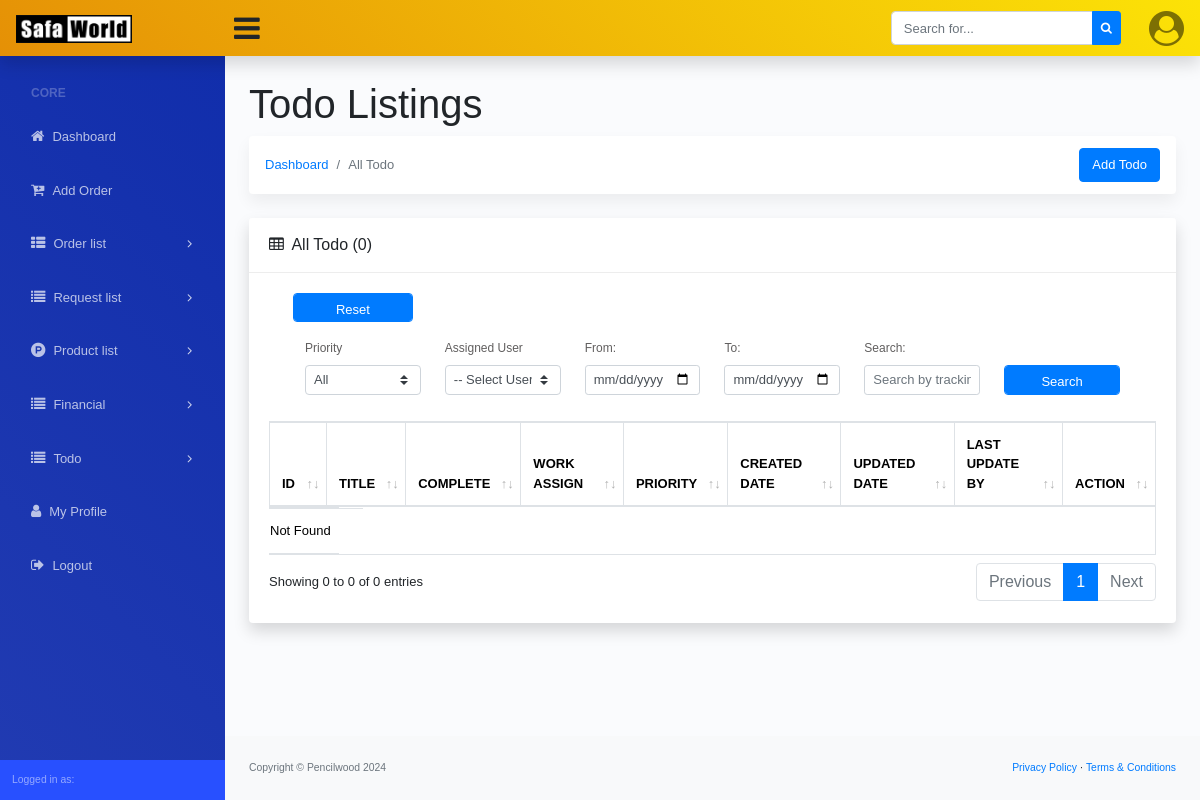
Before: /todos/ with the older database file.
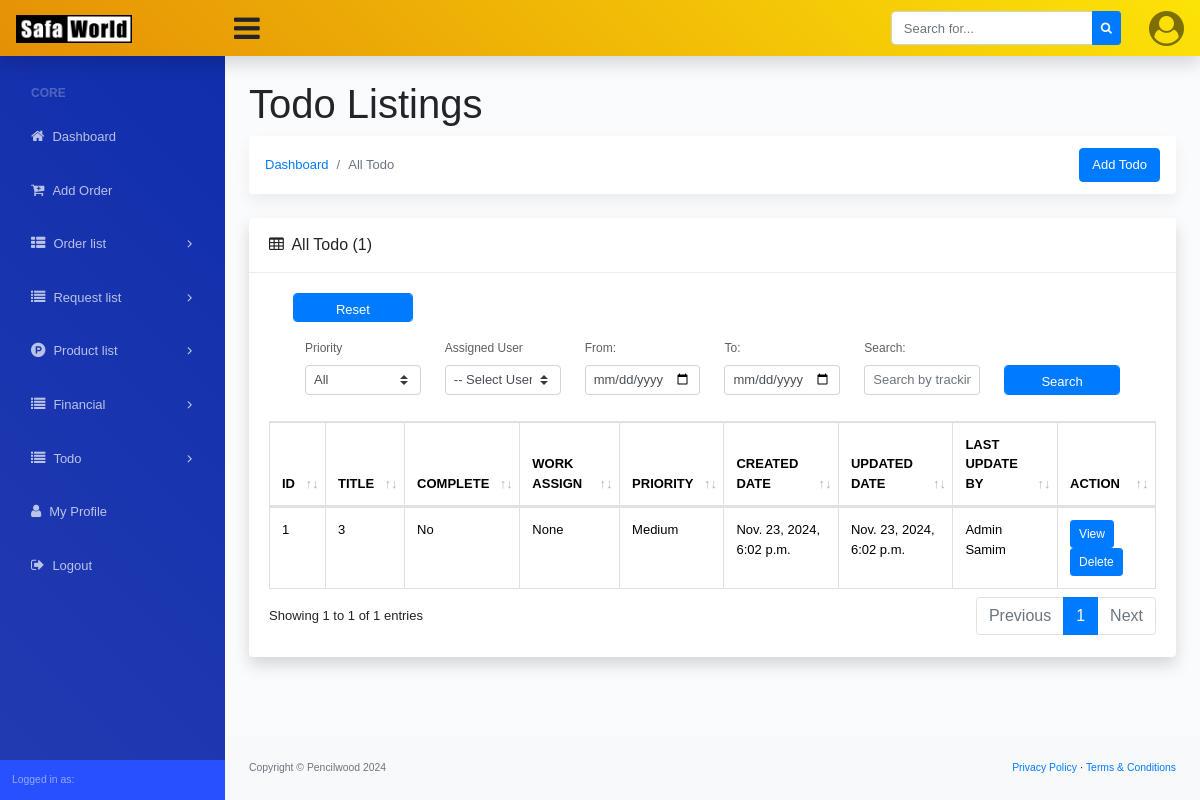
After: the same page with the newer database file.
### dashboard/models.py (models this page shows, shortened)
class Todo(models.Model):
    PRIORITY_CHOICES = (
        ('Low', 'Low'),
        ('Medium', 'Medium'),
        ('High', 'High'),
    )
    title = models.CharField(max_length=255)
    priority = models.CharField(max_length=10, choices=PRIORITY_CHOICES, default='Medium')
    details = models.TextField(blank=True, null=True)
    work_assign = models.ForeignKey(Custom_User, on_delete=models.DO_NOTHING, blank=True, null=True, related_name='todo_assign')
    is_complete = models.BooleanField(default=False)
    create_date = models.DateTimeField(auto_now_add=True)
    update_date = models.DateTimeField(auto_now=True)
    last_update_user = models.ForeignKey(Custom_User, on_delete=models.DO_NOTHING, blank=True, null=True, related_name='todo_last_update_user')
    class Meta:
        ordering = ['-update_date']

### account/models.py (models this page shows)
class Custom_User(AbstractUser):
    USER_TYPE = (
        ('Admin', 'Admin'),
        ('Staff', 'Staff'),
        ('Factory Staff', 'Factory Staff'),
    )
    user_type = models.CharField(max_length=20, choices=USER_TYPE, blank=True, null=True)
    email = models.EmailField(("email address"), blank=True, unique=True)
    phone_number = models.CharField(max_length=14, blank=True, null=True)
    profile_picture = models.ImageField(upload_to='profile-picture/', blank=True, null=True)
    USERNAME_FIELD = "email"
    REQUIRED_FIELDS = ["username"]
    def __str__(self) -> str:
        return f'{self.first_name} {self.last_name}' if self.first_name else f'{self.username} | {self.email}'

### dashboard/views.py (the view, shortened to what this page needs)
# urls.py: path('todos/', TodoListView.as_view(), name='todo_list'),
class TodoListView(ListView):
    model = Todo
    template_name = 'todo/todo_list.html'
    context_object_name = 'todos'
    paginate_by = 15
    def get_queryset(self):
        queryset = super().get_queryset()
        priority = self.request.GET.get('priority')
        is_complete = self.request.GET.get('is_complete')
        start_date = self.request.GET.get('start_date')
        end_date = self.request.GET.get('end_date')
        search_query = self.request.GET.get('search')
        work_assign = self.request.GET.get('work_assign')
        if priority and priority != 'All':
            queryset = queryset.filter(priority=priority)
        if is_complete:
            queryset = queryset.filter(is_complete=is_complete)
        if start_date:
            start_date = parse_date(start_date)
            queryset = queryset.filter(create_date__gte=start_date)
        if end_date:
            end_date = parse_date(end_date)
            queryset = queryset.filter(create_date__lte=end_date)
        if work_assign:
            queryset = queryset.filter(work_assign_id=work_assign)
        return queryset
    def get_context_data(self, **kwargs):
        context = super().get_context_data(**kwargs)
        context['form'] = TodoForm()
        context['work_assign_choices'] = Custom_User.objects.all()
        return context

### dashboard/context_processor.py (called while the page is built)
def website_settings(request):
    website_setting = Site_Settings.objects.all().first()
    return {'website_setting': website_setting}

### templates/todo/todo_list.html (shortened to what the changed rows need)
{% extends '../base.html' %}
{% block dashboard_body %}
<main>
    <div class="container-fluid">
        <h1 class="mt-4">Todo Listings</h1>
        <div class="row">
            <div class="col-xl-12">
                <div class="card mb-4">
                    <div class="card-header">
                        <i class="fa fa-table mr-1"></i>
                        All Todo ({{page_obj.paginator.count}})
                    </div>
                    <div class="card-body">
                        <div class="table-responsive">
                            <div id="dataTable_wrapper" class="dataTables_wrapper dt-bootstrap4 no-footer">
                                <div class="row">
                                    <div class="col-sm-12">
                                        <table class="table table-bordered dataTable no-footer" id="dataTable"
                                            width="100%" cellspacing="0" role="grid" aria-describedby="dataTable_info"
                                            style="width: 100%;">
                                            <thead>
                                                <tr class="text-uppercase" role="row">
                                                    <th class="sorting" tabindex="0" aria-controls="dataTable"
                                                        rowspan="1" colspan="1"
                                                        aria-label="ID: activate to sort column ascending"
                                                        style="width: fixed;">ID</th>
                                                    <th class="sorting" tabindex="0" aria-controls="dataTable"
                                                        rowspan="1" colspan="1"
                                                        aria-label="Title: activate to sort column ascending">Title
                                                    </th>
                                                    <th class=" sorting" tabindex="0" aria-controls="dataTable"
                                                        rowspan="1" colspan="1"
                                                        aria-label="Complete: activate to sort column ascending">Complete
                                                    </th>
                                                    <th class=" sorting" tabindex="0" aria-controls="dataTable"
                                                        rowspan="1" colspan="1"
                                                        aria-label="Work Assign: activate to sort column ascending">Work Assign
                                                    </th>
                                                    <th class=" sorting" tabindex="0" aria-controls="dataTable"
                                                        rowspan="1" colspan="1"
                                                        aria-label="Priority: activate to sort column ascending">Priority
                                                    </th>
                                                    <th class=" sorting" tabindex="0" aria-controls="dataTable"
                                                        rowspan="1" colspan="1"
                                                        aria-label="Created Date: activate to sort column ascending">
                                                        Created Date</th>
                                                    <th class=" sorting" tabindex="0" aria-controls="dataTable"
                                                        rowspan="1" colspan="1"
                                                        aria-label="Updated Date: activate to sort column ascending">
                                                        Updated Date</th>
                                                    <th class=" sorting" tabindex="0" aria-controls="dataTable"
                                                        rowspan="1" colspan="1"
                                                        aria-label="Last Update By: activate to sort column ascending">
                                                        Last Update By</th>
                                                    <th class="sorting" tabindex="0" aria-controls="dataTable"
                                                        rowspan="1" colspan="1"
                                                        aria-label="Action: activate to sort column ascending">Action
                                                    </th>
                                                </tr>
                                            </thead>
                                            <tbody>
                                                {% if todos %}
                                                {% for todo in todos %}
                                                <tr role="row" class="odd">
                                                    <td>
                                                        {{todo.id}}
                                                    </td>
                                                    <td>
                                                        {{todo.title}}
                                                    </td>
                                                    <td>
                                                        {%if todo.is_complete == True %}
                                                        Yes
                                                        {% else %}
                                                        No
                                                        {% endif %}
                                                    </td>
                                                    <td>
                                                        {{todo.work_assign}}
                                                    </td>
                                                    <td>
                                                        {{todo.priority}}
                                                    </td>
                                                    <td>
                                                        {{todo.create_date}}
                                                    </td>
                                                    <td>
                                                        {{todo.update_date}}
                                                    </td>
                                                    <td>
                                                        {{todo.last_update_user}}
                                                    </td>
                                                    <td>
                                                        <a href="{% url 'todo_update' todo.id %}"
                                                            class="btn btn-primary btn-sm">
                                                            View
                                                        </a>
                                                        <a href="{% url 'todo_delete' todo.id %}" class="btn btn-primary btn-sm">
                                                            Delete
                                                        </a>
                                                    </td>
                                                </tr>
                                                {% endfor %}
                                                {% else %}
                                                <tr class="row" class="odd">
                                                    <td colspan="6">
                                                        Not Found
                                                    </td>
                                                </tr>
                                                {% endif %}
                                            </tbody>
                                        </table>
                                    </div>
                                </div>
                                <div class="row">
                                    <div class="col-sm-12 col-md-5">
                                        <div class="dataTables_info" id="dataTable_info" role="status"
                                            aria-live="polite">
                                            Showing {{page_obj.start_index}} to {{page_obj.end_index}} of
                                            {{page_obj.paginator.count}} entries
                                        </div>
                                    </div>
                                    <div class="col-sm-12 col-md-7">
                                        <div class="dataTables_paginate paging_simple_numbers" id="dataTable_paginate">
                                            <ul class="pagination">
                                                {% for num in page_obj.paginator.page_range %}
                                                {% if page_obj.number == num %}
                                                <li class="paginate_button page-item active">
                                                    <a href="#" class="page-link">{{ num }}</a>
                                                </li>
                                                {% endif %}
                                                {% endfor %}
                                            </ul>
                                        </div>
                                    </div>
                                </div>
                            </div>
                        </div>
                    </div>
                </div>
            </div>
        </div>
    </div>
</main>
{% endblock dashboard_body %}

Changed rows visible on the page:
added Todo: id "1", title "3", is_complete "No", work_assign "None", priority "Medium", create_date "Nov. 23, 2024, 6:02 p.m.", update_date "Nov. 23, 2024, 6:02 p.m.", last_update_user "Admin Samim"
Other visible differences:
{{ page_obj.paginator.count }}: "0" → "1"
{{ page_obj.start_index }}: "0" → "1"
{{ page_obj.end_index }}: "0" → "1"
text no longer shown: "Not Found"
